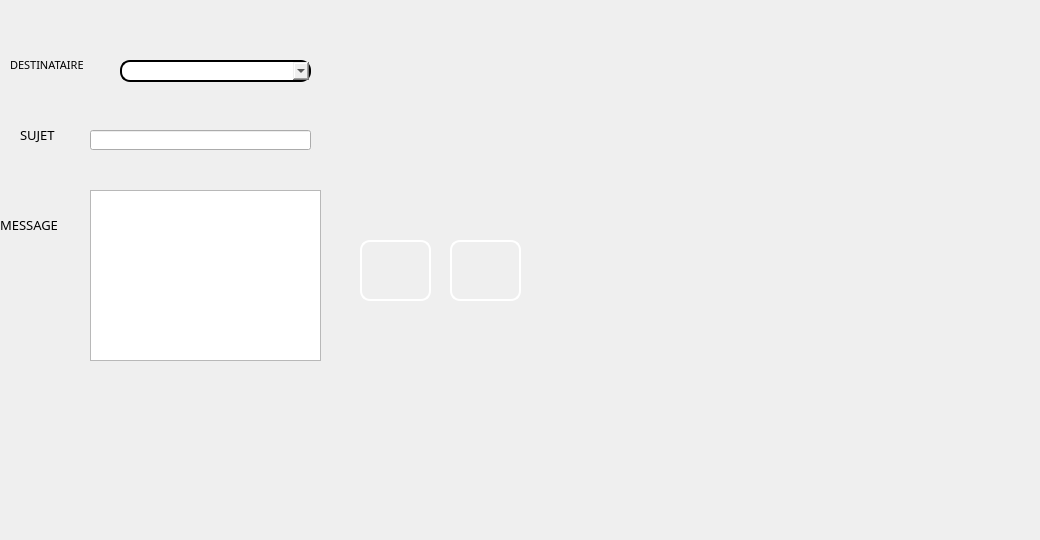
     <widget class="QWidget" name="tab">
      <attribute name="title">
       <string>Mailing</string>
      </attribute>
      <widget class="QLineEdit" name="subject">
       <property name="geometry">
        <rect>
         <x>90</x>
         <y>130</y>
         <width>221</width>
         <height>20</height>
        </rect>
       </property>
      </widget>
      <widget class="QPushButton" name="sendbtn">
       <property name="geometry">
        <rect>
         <x>360</x>
         <y>240</y>
         <width>71</width>
         <height>61</height>
        </rect>
       </property>
       <property name="styleSheet">
        <string notr="true">border-style: solid;
background-image: url(:/img/img/images.png);
border-color: white;
border-width: 2px;
border-radius: 10px;
color: rgb(255, 255, 255);</string>
       </property>
       <property name="text">
        <string/>
       </property>
      </widget>
      <widget class="QPushButton" name="exitbtn">
       <property name="geometry">
        <rect>
         <x>450</x>
         <y>240</y>
         <width>71</width>
         <height>61</height>
        </rect>
       </property>
       <property name="styleSheet">
        <string notr="true">border-style: solid;
border-color: white;
background-image: url(:/img/img/ex.jpg);
border-width: 2px;
border-radius: 10px;
color: rgb(255, 255, 255);</string>
       </property>
       <property name="text">
        <string/>
       </property>
      </widget>
      <widget class="QPlainTextEdit" name="msg">
       <property name="geometry">
        <rect>
         <x>90</x>
         <y>190</y>
         <width>231</width>
         <height>171</height>
        </rect>
       </property>
       <property name="styleSheet">
        <string notr="true">background-image: url(:/images/Sans titre - 1 (1).jpg);</string>
       </property>
      </widget>
      <widget class="QComboBox" name="comboBox_rcpt">
       <property name="geometry">
        <rect>
         <x>120</x>
         <y>60</y>
         <width>191</width>
         <height>22</height>
        </rect>
       </property>
       <property name="styleSheet">
        <string notr="true">border-style:solid;
bordor-color:white;
border-width:2px;
border-radius:10px;
color:rjb(255,255,255);</string>
       </property>
      </widget>
      <widget class="QLabel" name="label_113">
       <property name="enabled">
        <bool>false</bool>
       </property>
       <property name="geometry">
        <rect>
         <x>0</x>
         <y>210</y>
         <width>91</width>
         <height>31</height>
        </rect>
       </property>
       <property name="maximumSize">
        <size>
         <width>94</width>
         <height>76</height>
        </size>
       </property>
       <property name="font">
        <font>
         <family>MS Reference Sans Serif</family>
         <pointsize>8</pointsize>
         <weight>50</weight>
         <italic>false</italic>
         <bold>false</bold>
        </font>
       </property>
       <property name="toolTip">
        <string>&lt;html&gt;&lt;head/&gt;&lt;body&gt;&lt;p&gt;ID&lt;/p&gt;&lt;/body&gt;&lt;/html&gt;</string>
       </property>
       <property name="styleSheet">
        <string notr="true">background-image: url(:/img/img/585e4adacb11b227491c3392.png);

color: rgb(0,0,0);
</string>
       </property>
       <property name="text">
        <string>&lt;html&gt;&lt;head/&gt;&lt;body&gt;&lt;p&gt;&lt;span style=&quot; font-size:10pt;&quot;&gt;MESSAGE&lt;/span&gt;&lt;/p&gt;&lt;/body&gt;&lt;/html&gt;</string>
       </property>
       <property name="wordWrap">
        <bool>false</bool>
       </property>
      </widget>
      <widget class="QLabel" name="label_111">
       <property name="enabled">
        <bool>false</bool>
       </property>
       <property name="geometry">
        <rect>
         <x>10</x>
         <y>50</y>
         <width>94</width>
         <height>31</height>
        </rect>
       </property>
       <property name="maximumSize">
        <size>
         <width>94</width>
         <height>76</height>
        </size>
       </property>
       <property name="font">
        <font>
         <family>MS Reference Sans Serif</family>
         <pointsize>8</pointsize>
         <weight>50</weight>
         <italic>false</italic>
         <bold>false</bold>
        </font>
       </property>
       <property name="toolTip">
        <string>&lt;html&gt;&lt;head/&gt;&lt;body&gt;&lt;p&gt;ID&lt;/p&gt;&lt;/body&gt;&lt;/html&gt;</string>
       </property>
       <property name="styleSheet">
        <string notr="true">background-image: url(:/img/img/585e4adacb11b227491c3392.png);

color: rgb(0, 0, 0);
</string>
       </property>
       <property name="text">
        <string>&lt;html&gt;&lt;head/&gt;&lt;body&gt;&lt;p&gt;DESTINATAIRE&lt;/p&gt;&lt;/body&gt;&lt;/html&gt;</string>
       </property>
       <property name="wordWrap">
        <bool>false</bool>
       </property>
      </widget>
      <widget class="QLabel" name="label_112">
       <property name="enabled">
        <bool>false</bool>
       </property>
       <property name="geometry">
        <rect>
         <x>20</x>
         <y>120</y>
         <width>61</width>
         <height>31</height>
        </rect>
       </property>
       <property name="maximumSize">
        <size>
         <width>94</width>
         <height>76</height>
        </size>
       </property>
       <property name="font">
        <font>
         <family>MS Reference Sans Serif</family>
         <pointsize>8</pointsize>
         <weight>50</weight>
         <italic>false</italic>
         <bold>false</bold>
        </font>
       </property>
       <property name="toolTip">
        <string>&lt;html&gt;&lt;head/&gt;&lt;body&gt;&lt;p&gt;ID&lt;/p&gt;&lt;/body&gt;&lt;/html&gt;</string>
       </property>
       <property name="styleSheet">
        <string notr="true">background-image: url(:/img/img/585e4adacb11b227491c3392.png);

color: rgb(0, 0, 0);
</string>
       </property>
       <property name="text">
        <string>&lt;html&gt;&lt;head/&gt;&lt;body&gt;&lt;p&gt;&lt;span style=&quot; font-size:10pt;&quot;&gt;SUJET&lt;/span&gt;&lt;/p&gt;&lt;/body&gt;&lt;/html&gt;</string>
       </property>
       <property name="wordWrap">
        <bool>false</bool>
       </property>
      </widget>
      <widget class="QLabel" name="label_12">
       <property name="geometry">
        <rect>
         <x>910</x>
         <y>410</y>
         <width>121</width>
         <height>121</height>
        </rect>
       </property>
       <property name="styleSheet">
        <string notr="true">background-image: url(:/img/img/1024px-Volkswagen_Logo_till_1995.svg.png);</string>
       </property>
       <property name="text">
        <string/>
       </property>
      </widget>
     </widget>
